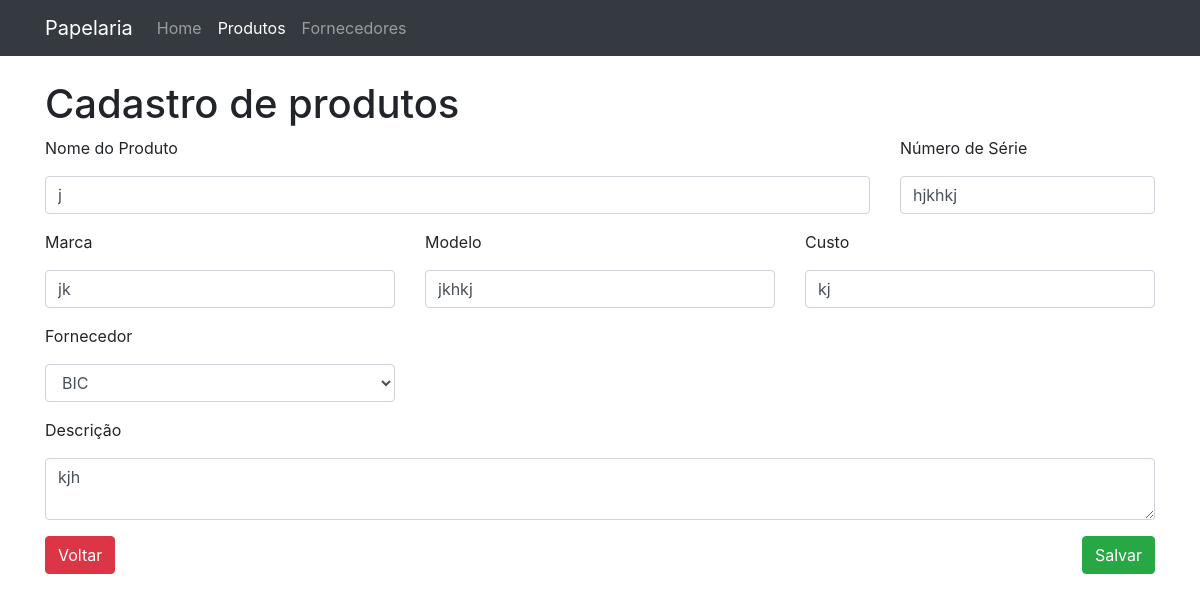
/product/update/1, run on the app's committed database.
### app/models/product.py (models this page shows, shortened)
class Product(db.Model):
    __tablename__ = "product"
    id            = db.Column(db.Integer,    primary_key=True)
    product_name  = db.Column(db.String(30), nullable=False)
    serial_number = db.Column(db.String(15), nullable=False)
    branch        = db.Column(db.String(15), nullable=False)
    model         = db.Column(db.String(15), nullable=False)
    description   = db.Column(db.Text      , nullable=False)
    coast         = db.Column(db.String(10), nullable=False)
    status        = db.Column(db.String(1),  nullable=True, default='A')
    created_by    = db.Column(db.String(30), nullable=True)
    created_at    = db.Column(db.DateTime,   nullable=True, default=datetime.utcnow)
    updated_by    = db.Column(db.String(30), nullable=True)
    updated_at    = db.Column(db.DateTime,   nullable=True, default=datetime.utcnow)
    provider_id   = db.Column(db.Integer, db.ForeignKey('provider.id'), nullable=True)

### app/controllers/product.py (the view, shortened to what this page needs)
@app.route('/product/update/<int:id>', methods=['GET', 'POST'])
def updateProduct(id):
    productData  = Product.query.get(id)
    productForm  = ProductForm(request.form, obj=productData, provider=productData.provider_id)
    providerForm = ProviderForm()
    choices = [(p.id, p.trading_name) for p in Provider.query.order_by('trading_name')]
    choices.insert(0, ('0', 'Selecione'))
    productForm.provider.choices = choices
    providers = Provider.query.all()
    return render_template(
        'product/form.html',
        productForm=productForm,
        providerForm=providerForm,
        providers=providers
    )

### app/forms/product.py
class ProductForm(FlaskForm):
    product_name  = StringField('Nome do Produto', validators=[DataRequired()])
    serial_number = StringField('Número de Série', validators=[DataRequired()])
    branch        = StringField('Marca')
    model         = StringField('Modelo', validators=[DataRequired()])
    description   = TextAreaField('Descrição')
    coast         = StringField('Custo', validators=[DataRequired()])
    provider      = SelectField('Fornecedor', coerce=int)

### app/forms/provider.py
class ProviderForm(FlaskForm):
    trading_name     = StringField('Nome Fantasia', validators=[DataRequired()])
    company_name     = StringField('Razão Social',  validators=[DataRequired()])
    document_number  = StringField('CNPJ',          validators=[DataRequired()])
    cnae             = StringField('CNAE')
    ie               = StringField('IE')
    im               = StringField('IM')

### app/templates/product/form.html (shortened to what this page needs)
{% extends 'base.html' %}
{% block content %}
    <h1>Cadastro de produtos</h1>
    {% if not providers %}
        <br>
        <div class="alert alert-warning" role="alert">
            Você não cadastrou fornecedores ainda.
            <a href="{{ url_for('createProvider') }}" class="alert-link">Clique aqui</a> para cadastrar
        </div>
    {% else %}
        <form action="" method="POST">
            <div class="row">
                <div class="col-md-9">
                    <div class="form-group">
                        <label for="">{{ productForm.product_name.label }}</label>
                        {{ productForm.product_name(class="form-control") }}
                    </div>
                </div>
                <div class="col-md-3">
                    <div class="form-group">
                        <label for="">{{ productForm.serial_number.label }}</label>
                        {{ productForm.serial_number(class="form-control") }}
                    </div>
                </div>
            </div>
            <div class="row">
                <div class="col-md-4">
                    <div class="form-group">
                        <label for="">{{ productForm.branch.label }}</label>
                        {{ productForm.branch(class="form-control") }}
                    </div>
                </div>
                <div class="col-md-4">
                    <div class="form-group">
                        <label for="">{{ productForm.model.label }}</label>
                        {{ productForm.model(class="form-control") }}
                    </div>
                </div>
                <div class="col-md-4">
                    <div class="form-group">
                        <label for="">{{ productForm.coast.label }}</label>
                        {{ productForm.coast(class="form-control") }}
                    </div>
                </div>
            </div>
            <div class="row">
                <div class="col-md-4">
                    <div class="form-group">
                        <label for="exampleFormControlSelect1">{{ productForm.provider.label }}</label>
                        {{ productForm.provider(class="form-control") }}
                    </div>
                </div>
            </div>
            <div class="row">
                <div class="col-md-12">
                    <div class="form-group">
                        <label for="">{{ productForm.description.label }}</label>
                        {{ productForm.description(class="form-control") }}
                    </div>
                </div>
            </div>
            <a class="btn btn-danger" href="{{ url_for('indexProduct') }}">Voltar</a>
            <button type="submit" class="btn btn-success float-right">Salvar</button>
        </form>
    {% endif %}
{% endblock %}

### data on the page
Product: product_name "j", serial_number "hjkhkj", branch "jk", model "jkhkj", coast "kj", provider "BIC", description "kjh"

### other printed values
{{ productForm.product_name.label }} "Nome do Produto"
{{ productForm.serial_number.label }} "Número de Série"
{{ productForm.branch.label }} "Marca"
{{ productForm.model.label }} "Modelo"
{{ productForm.coast.label }} "Custo"
{{ productForm.provider.label }} "Fornecedor"
{{ productForm.description.label }} "Descrição"
